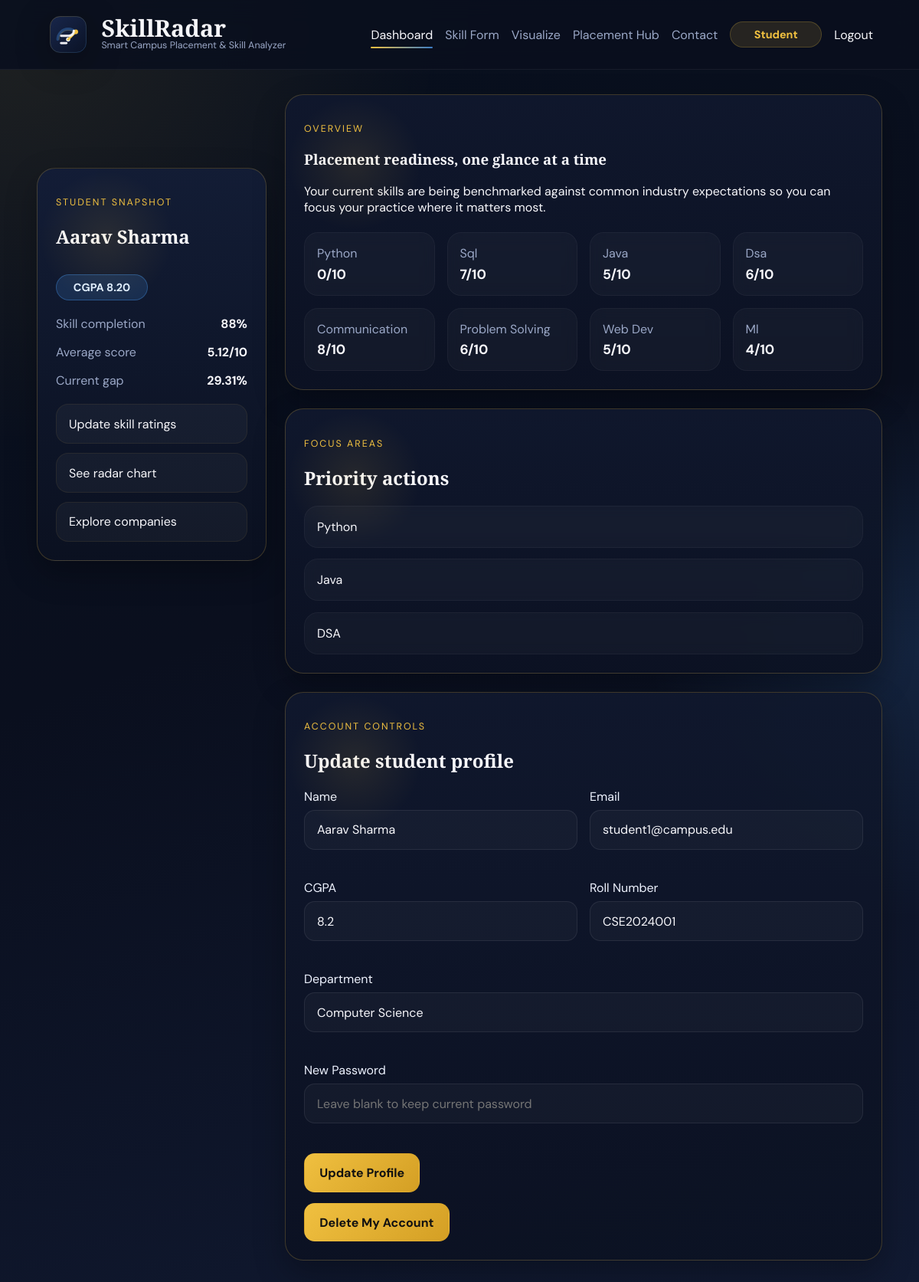
Screenshot of /dashboard (signed in) with the database file from the repository.
### tables this page shows
CREATE TABLE users (
            id INTEGER PRIMARY KEY AUTOINCREMENT,
            name VARCHAR(120) NOT NULL,
            email VARCHAR(150) NOT NULL UNIQUE,
            password_hash VARCHAR(255) NOT NULL,
            role TEXT NOT NULL DEFAULT 'student' CHECK (role IN ('student', 'officer')),
            cgpa DECIMAL(3,2) DEFAULT NULL,
            roll_number VARCHAR(50) DEFAULT NULL UNIQUE,
            department VARCHAR(100) DEFAULT NULL,
            passout_year INTEGER DEFAULT NULL,
            created_at TIMESTAMP DEFAULT CURRENT_TIMESTAMP
        );

### app.py (the view)
    @app.route("/dashboard")
    @login_required
    @role_required("student")
    def dashboard():
        skills = get_student_skill_record(app, current_user.id)
        saved_scores = [int(skills[field]) for field in SKILL_FIELDS]
        has_skill_profile = skills.get("updated_at") is not None
        completion = round((sum(1 for score in saved_scores if score > 0) / len(SKILL_FIELDS)) * 100)
        skill_avg = round(sum(saved_scores) / len(saved_scores), 2) if has_skill_profile else None
        if has_skill_profile:
            _, overall_gap, top_focus = calculate_gap(skills, INDUSTRY_STANDARDS)
        else:
            overall_gap = None
            top_focus = []
        return render_template(
            "dashboard.html",
            skills=skills,
            skill_avg=skill_avg,
            completion=completion,
            overall_gap=overall_gap,
            top_focus=top_focus,
            has_skill_profile=has_skill_profile,
        )

### app.py (called while the page is built)
def calculate_gap(student_skills, industry_standards):
    per_skill_gap = {}
    total_gap = 0
    total_industry = sum(industry_standards.values())
    for skill, benchmark in industry_standards.items():
        student_score = int(student_skills.get(skill, 0))
        gap = max(0, benchmark - student_score)
        per_skill_gap[skill] = gap
        total_gap += gap
    overall_gap = round((total_gap / total_industry) * 100, 2) if total_industry else 0
    weakest = sorted(per_skill_gap.items(), key=lambda item: item[1], reverse=True)
    top_focus = [SKILL_LABELS[skill] for skill, gap in weakest if gap > 0][:3]
    return per_skill_gap, overall_gap, top_focus

### models.py (called while the page is built, shortened)
def resolve_database_url(app=None):
    if app is not None and getattr(app, "config", None):
        return (app.config.get("DATABASE_URL") or "").strip()
    return DATABASE_URL

def resolve_db_path(app=None):
    if app is not None and getattr(app, "config", None):
        return app.config.get("DB_PATH", DB_PATH)
    return DB_PATH

def get_db_backend(app=None):
    return "postgres" if resolve_database_url(app) else "sqlite"

def get_connection(app=None):
    backend = get_db_backend(app)
    db_path = resolve_db_path(app)
    conn = sqlite3.connect(db_path)
    conn.row_factory = sqlite3.Row
    return conn

def _prepare_query(app, query):
    if get_db_backend(app) == "postgres":
        return query.replace("?", "%s")
    return query

def dict_from_row(row):
    if row is None:
        return None
    return dict(row)

def fetch_one(app, query, params=None):
    conn = get_connection(app)
    try:
        if get_db_backend(app) == "postgres":
            with conn.cursor(cursor_factory=RealDictCursor) as cursor:
                cursor.execute(_prepare_query(app, query), params or ())
                result = cursor.fetchone()
                return dict(result) if result else None
        cursor = conn.cursor()
        cursor.execute(query, params or ())
        result = cursor.fetchone()
        return dict_from_row(result) if result else None
    finally:
        conn.close()

def get_user_by_id(app, user_id):
    ensure_users_table(app)
    record = fetch_one(app, "SELECT * FROM users WHERE id = ?", (user_id,))
    return User(record) if record else None

### templates/dashboard.html (shortened to what this page needs)
{% extends 'base.html' %}
{% block content %}
<section class="dashboard-layout">
    <aside class="card sidebar-card premium-sidebar">
        <p class="eyebrow">Student snapshot</p>
        <h2>{{ current_user.name }}</h2>
        <div class="metric-badge">CGPA {{ '%.2f'|format(current_user.cgpa) }}</div>
        <div class="sidebar-stat">
            <span>Skill completion</span>
            <strong>{{ completion }}%</strong>
        </div>
        <div class="sidebar-stat">
            <span>Average score</span>
            <strong>{% if has_skill_profile %}{{ skill_avg }}/10{% else %}Pending{% endif %}</strong>
        </div>
        <div class="sidebar-stat">
            <span>Current gap</span>
            <strong>{% if has_skill_profile %}{{ overall_gap }}%{% else %}Pending{% endif %}</strong>
        </div>
        <div class="quick-links">
            <a href="{{ url_for('skill_form') }}">Update skill ratings</a>
            <a href="{{ url_for('visualize') }}">See radar chart</a>
            <a href="{{ url_for('placement_hub') }}">Explore companies</a>
        </div>
    </aside>
    <div class="content-stack">
        <section class="card premium-surface">
            <p class="eyebrow">Overview</p>
            <h1>Placement readiness, one glance at a time</h1>
            {% if has_skill_profile %}
                <p>Your current skills are being benchmarked against common industry expectations so you can focus your practice where it matters most.</p>
            {% else %}
                <p>Complete your skill form once to unlock benchmark comparisons, focus areas, and more accurate readiness insights.</p>
            {% endif %}
            <div class="summary-grid">
                {% for field, value in skills.items() if field in ['python', 'sql', 'java', 'dsa', 'communication', 'problem_solving', 'web_dev', 'ml'] %}
                    <div class="summary-card">
                        <span>{{ field.replace('_', ' ')|title }}</span>
                        <strong>{% if has_skill_profile %}{{ value }}/10{% else %}Not rated{% endif %}</strong>
                    </div>
                {% endfor %}
            </div>
        </section>
        <section class="card premium-surface">
            <p class="eyebrow">Focus areas</p>
            <h2>Priority actions</h2>
            <div class="focus-list">
                {% if not has_skill_profile %}
                    <div class="focus-item">Complete your skill ratings first to generate personalized focus areas.</div>
                {% elif top_focus %}
                    {% for skill in top_focus %}
                        <div class="focus-item">{{ skill }}</div>
                    {% endfor %}
                {% else %}
                    <div class="focus-item">You are aligned with the current benchmark across all skills.</div>
                {% endif %}
            </div>
        </section>
        <section class="card premium-surface account-control-card">
            <p class="eyebrow">Account controls</p>
            <h2>Update student profile</h2>
            <form class="form-grid" method="POST" action="{{ url_for('update_student_profile') }}" data-validate>
                <label>Name
                    <input type="text" name="name" value="{{ current_user.name }}" required>
                </label>
                <label>Email
                    <input type="email" name="email" value="{{ current_user.email }}" required>
                </label>
                <label>CGPA
                    <input type="number" step="0.01" min="0" max="10" name="cgpa" value="{{ current_user.cgpa }}" required>
                </label>
                <label>Roll Number
                    <input type="text" name="roll_number" value="{{ current_user.roll_number }}" required>
                </label>
                <label class="full-span">Department
                    <input type="text" name="department" value="{{ current_user.department }}" required>
                </label>
                <label class="full-span">New Password
                    <input type="password" name="password" placeholder="Leave blank to keep current password">
                </label>
                <div class="action-row full-span">
                    <button class="button" type="submit">Update Profile</button>
                </div>
            </form>
            <form method="POST" action="{{ url_for('delete_student_account') }}" onsubmit="return confirm('Delete your student account permanently?');">
                <button class="button danger-button" type="submit">Delete My Account</button>
            </form>
        </section>
    </div>
</section>
{% endblock %}

### templates/base.html (shortened to what this page needs)
<!DOCTYPE html>
<html lang="en">
<head>
    <link rel="stylesheet" href="{{ url_for('static', filename='css/style.css') }}">
</head>
<body>
    <div class="page-shell">
        <nav class="navbar">
            <a class="brand" href="{{ url_for('home') }}">
                <img class="brand-logo" src="{{ url_for('static', filename='img/skillradar-logo.svg') }}" alt="SkillRadar logo">
                <span class="brand-copy">
                    <strong>SkillRadar</strong>
                    <small>Smart Campus Placement &amp; Skill Analyzer</small>
                </span>
            </a>
            <div class="nav-links">
                {% if current_user.is_authenticated %}
                    {% if current_user.role == 'student' %}
                        <a class="{% if request.endpoint == 'dashboard' %}active{% endif %}" href="{{ url_for('dashboard') }}">Dashboard</a>
                        <a class="{% if request.endpoint == 'skill_form' %}active{% endif %}" href="{{ url_for('skill_form') }}">Skill Form</a>
                        <a class="{% if request.endpoint == 'visualize' %}active{% endif %}" href="{{ url_for('visualize') }}">Visualize</a>
                    {% endif %}
                    <a class="{% if request.endpoint == 'placement_hub' %}active{% endif %}" href="{{ url_for('placement_hub') }}">Placement Hub</a>
                    <a class="{% if request.endpoint == 'contact' %}active{% endif %}" href="{{ url_for('contact') }}">Contact</a>
                    <span class="role-badge">{{ current_user.role|title }}</span>
                    <a class="nav-cta" href="{{ url_for('logout') }}">Logout</a>
                {% else %}
                    <a class="{% if request.endpoint in ['login', 'student_login', 'officer_login'] %}active{% endif %}" href="{{ url_for('login') }}">Login</a>
                    <a class="nav-cta {% if request.endpoint == 'register' %}active{% endif %}" href="{{ url_for('register') }}">Register</a>
                {% endif %}
            </div>
        </nav>
        <main class="main-content">
            {% if error_message %}
                <section class="card centered-card">
                    <h1>Access Restricted</h1>
                    <p>{{ error_message }}</p>
                    <a class="button" href="{{ url_for('home') }}">Return Home</a>
                </section>
            {% else %}
                {% block content %}{% endblock %}
            {% endif %}
        </main>
    </div>
</body>
</html>

### rows the page displays
users: role "Student", name "Aarav Sharma", cgpa "8.20", email "student1@campus.edu", cgpa "8.2", roll_number "CSE2024001", department "Computer Science"

### other values shown
{{ completion }} "88"
{{ skill_avg }} "5.12"
{{ overall_gap }} "29.31"
{{ field.replace('_', ' ')|title }} "Python" "Sql" "Java" "Dsa" "Communication" "Problem Solving" "Web Dev" "Ml"
{{ value }} "0" "7" "5" "6" "8" "6" "5" "4"
{{ skill }} "Python" "Java" "DSA"
